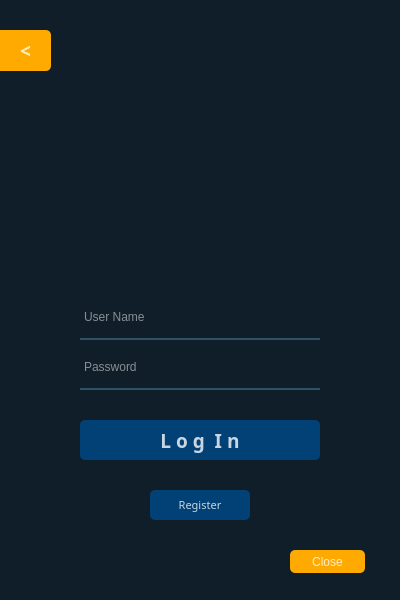
<?xml version="1.0" encoding="UTF-8"?>
<ui version="4.0">
 <class>Form</class>
 <widget class="QWidget" name="Form">
  <property name="geometry">
   <rect>
    <x>0</x>
    <y>0</y>
    <width>400</width>
    <height>600</height>
   </rect>
  </property>
  <property name="windowTitle">
   <string>Form</string>
  </property>
  <property name="styleSheet">
   <string notr="true">background-color:rgba(16,30,41,240);
color:rgb(255, 255, 255);
</string>
  </property>
  <widget class="QWidget" name="widget" native="true">
   <property name="geometry">
    <rect>
     <x>0</x>
     <y>0</y>
     <width>400</width>
     <height>600</height>
    </rect>
   </property>
   <property name="styleSheet">
    <string notr="true">background-color:rgba(16,30,41,240);
</string>
   </property>
   <widget class="QLineEdit" name="lineEdit">
    <property name="geometry">
     <rect>
      <x>80</x>
      <y>300</y>
      <width>240</width>
      <height>40</height>
     </rect>
    </property>
    <property name="styleSheet">
     <string notr="true">background-color:rgba(0, 0, 0, 0);
border:2px solid rgba(0, 0, 0, 0);
border-bottom-color:rgba(46, 82, 101, 255);
color:rgb(255, 255, 255);
padding-bottom:7 px;</string>
    </property>
    <property name="text">
     <string/>
    </property>
    <property name="placeholderText">
     <string>User Name</string>
    </property>
   </widget>
   <widget class="QLineEdit" name="lineEdit_2">
    <property name="geometry">
     <rect>
      <x>80</x>
      <y>350</y>
      <width>240</width>
      <height>40</height>
     </rect>
    </property>
    <property name="styleSheet">
     <string notr="true">background-color:rgba(0, 0, 0, 0);
border:2px solid rgba(0, 0, 0, 0);
border-bottom-color:rgba(46, 82, 101, 255);
color:rgb(255, 255, 255);
padding-bottom:7 px;</string>
    </property>
    <property name="text">
     <string/>
    </property>
    <property name="echoMode">
     <enum>QLineEdit::Password</enum>
    </property>
    <property name="placeholderText">
     <string>Password</string>
    </property>
   </widget>
   <widget class="QPushButton" name="pushButton">
    <property name="geometry">
     <rect>
      <x>80</x>
      <y>420</y>
      <width>240</width>
      <height>40</height>
     </rect>
    </property>
    <property name="font">
     <font>
      <family>Agency FB</family>
      <pointsize>14</pointsize>
      <weight>75</weight>
      <bold>true</bold>
     </font>
    </property>
    <property name="styleSheet">
     <string notr="true">QPushButton#pushButton{
background-color:rgba(2,65,118,255);
color:rgba(255, 255, 255, 200);
border-radius:5px;
}
QPushButton#pushButton:pressed{
padding-left:5px;
padding-top:5px;
background-color:rgba(2,65,118,100);
background-position:calc(100%-10px)center;
}
QPushButton#pushButton:hover{
background-color:rgba(2,65,118, 255);
}
</string>
    </property>
    <property name="text">
     <string>L o g  I n</string>
    </property>
   </widget>
   <widget class="QPushButton" name="pushButton_2">
    <property name="geometry">
     <rect>
      <x>150</x>
      <y>490</y>
      <width>100</width>
      <height>30</height>
     </rect>
    </property>
    <property name="font">
     <font>
      <family>Arial Rounded MT Bold</family>
      <pointsize>8</pointsize>
      <weight>50</weight>
      <bold>false</bold>
     </font>
    </property>
    <property name="styleSheet">
     <string notr="true">QPushButton#pushButton_2{
background-color:rgba(2,65,118,255);
color:rgba(255, 255, 255, 200);
border-radius:5px;
}
QPushButton#pushButton_2:pressed{
padding-left:5px;
padding-top:5px;
background-color:rgba(2,65,118,100);
background-position:calc(100%-10px)center;
}
QPushButton#pushButton_2:hover{
background-color:rgba(2,65,118, 255);
}
</string>
    </property>
    <property name="text">
     <string>Register</string>
    </property>
   </widget>
   <widget class="QPushButton" name="pushButton_3">
    <property name="geometry">
     <rect>
      <x>290</x>
      <y>550</y>
      <width>75</width>
      <height>23</height>
     </rect>
    </property>
    <property name="styleSheet">
     <string notr="true">QPushButton#pushButton_3{
background-color:rgb(255, 170, 0);
color:rgba(255, 255, 255, 200);
border-radius:5px;
}
QPushButton#pushButton_3:pressed{
padding-left:5px;
padding-top:5px;
background-color:rgb(255, 170, 0);
background-position:calc(100%-10px)center;
}
QPushButton#pushButton_3:hover{
background-color:rgb(255, 170, 0);
}</string>
    </property>
    <property name="text">
     <string>Close</string>
    </property>
   </widget>
   <widget class="QPushButton" name="backButton">
    <property name="geometry">
     <rect>
      <x>0</x>
      <y>30</y>
      <width>51</width>
      <height>41</height>
     </rect>
    </property>
    <property name="font">
     <font>
      <family>Arial Black</family>
      <pointsize>14</pointsize>
      <weight>75</weight>
      <bold>true</bold>
     </font>
    </property>
    <property name="styleSheet">
     <string notr="true">QPushButton#backButton{
background-color:rgb(255, 170, 0);
color:rgba(255, 255, 255, 200);
border-top-right-radius:5px;
border-bottom-right-radius:5px;
}
QPushButton#backButton:pressed{
padding-left:5px;
padding-top:5px;
background-color:rgb(255, 170, 0);
background-position:calc(100%-10px)center;
}
QPushButton#backButton:hover{
background-color:rgb(255, 170, 0);
}</string>
    </property>
    <property name="text">
     <string>&lt;</string>
    </property>
   </widget>
  </widget>
 </widget>
 <resources/>
 <connections/>
</ui>
